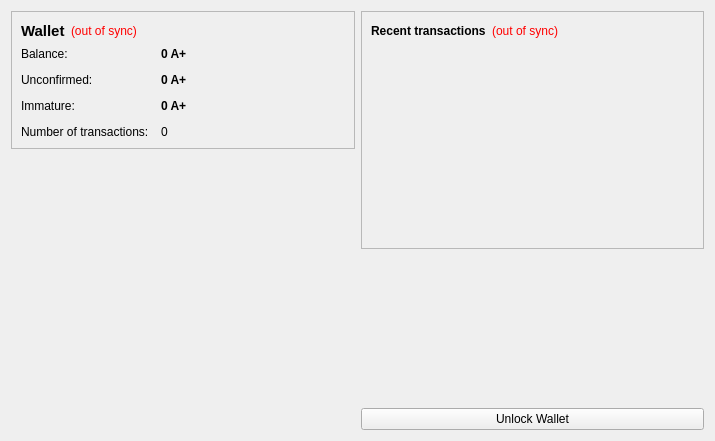
<?xml version="1.0" encoding="UTF-8"?>
<ui version="4.0">
 <class>OverviewPage</class>
 <widget class="QWidget" name="OverviewPage">
  <property name="geometry">
   <rect>
    <x>0</x>
    <y>0</y>
    <width>715</width>
    <height>441</height>
   </rect>
  </property>
  <property name="windowTitle">
   <string>Form</string>
  </property>
  <layout class="QHBoxLayout" name="horizontalLayout" stretch="1,1">
   <item>
    <layout class="QVBoxLayout" name="verticalLayout_2">
     <item>
      <widget class="QFrame" name="frame">
       <property name="frameShape">
        <enum>QFrame::StyledPanel</enum>
       </property>
       <property name="frameShadow">
        <enum>QFrame::Raised</enum>
       </property>
       <layout class="QVBoxLayout" name="verticalLayout_4">
        <item>
         <layout class="QHBoxLayout" name="horizontalLayout_4">
          <item>
           <widget class="QLabel" name="label_5">
            <property name="font">
             <font>
              <pointsize>11</pointsize>
              <weight>75</weight>
              <bold>true</bold>
             </font>
            </property>
            <property name="text">
             <string>Wallet</string>
            </property>
           </widget>
          </item>
          <item>
           <widget class="QLabel" name="labelWalletStatus">
            <property name="toolTip">
             <string>The displayed information may be out of date. Your wallet automatically synchronizes with the AGOLD network after a connection is established, but this process has not completed yet.</string>
            </property>
            <property name="styleSheet">
             <string notr="true">QLabel { color: red; }</string>
            </property>
            <property name="text">
             <string notr="true">(out of sync)</string>
            </property>
            <property name="alignment">
             <set>Qt::AlignLeading|Qt::AlignLeft|Qt::AlignVCenter</set>
            </property>
           </widget>
          </item>
          <item>
           <spacer name="horizontalSpacer_2">
            <property name="orientation">
             <enum>Qt::Horizontal</enum>
            </property>
            <property name="sizeHint" stdset="0">
             <size>
              <width>40</width>
              <height>20</height>
             </size>
            </property>
           </spacer>
          </item>
         </layout>
        </item>
        <item>
         <layout class="QFormLayout" name="formLayout_2">
          <property name="fieldGrowthPolicy">
           <enum>QFormLayout::AllNonFixedFieldsGrow</enum>
          </property>
          <property name="horizontalSpacing">
           <number>12</number>
          </property>
          <property name="verticalSpacing">
           <number>12</number>
          </property>
          <item row="0" column="0">
           <widget class="QLabel" name="label">
            <property name="text">
             <string>Balance:</string>
            </property>
           </widget>
          </item>
          <item row="0" column="1">
           <widget class="QLabel" name="labelBalance">
            <property name="font">
             <font>
              <weight>75</weight>
              <bold>true</bold>
             </font>
            </property>
            <property name="cursor">
             <cursorShape>IBeamCursor</cursorShape>
            </property>
            <property name="toolTip">
             <string>Your current balance</string>
            </property>
            <property name="text">
             <string notr="true">0 A+</string>
            </property>
            <property name="textInteractionFlags">
             <set>Qt::LinksAccessibleByMouse|Qt::TextSelectableByKeyboard|Qt::TextSelectableByMouse</set>
            </property>
           </widget>
          </item>
        
         
          <item row="2" column="0">
           <widget class="QLabel" name="label_3">
            <property name="text">
             <string>Unconfirmed:</string>
            </property>
           </widget>
          </item>
          <item row="2" column="1">
           <widget class="QLabel" name="labelUnconfirmed">
            <property name="font">
             <font>
              <weight>75</weight>
              <bold>true</bold>
             </font>
            </property>
            <property name="cursor">
             <cursorShape>IBeamCursor</cursorShape>
            </property>
            <property name="toolTip">
             <string>Total of transactions that have yet to be confirmed, and do not yet count toward the current balance</string>
            </property>
            <property name="text">
             <string notr="true">0 A+</string>
            </property>
            <property name="textInteractionFlags">
             <set>Qt::LinksAccessibleByMouse|Qt::TextSelectableByKeyboard|Qt::TextSelectableByMouse</set>
            </property>
           </widget>
          </item>
          <item row="3" column="0">
           <widget class="QLabel" name="labelImmatureText">
            <property name="text">
             <string>Immature:</string>
            </property>
           </widget>
          </item>
          <item row="3" column="1">
           <widget class="QLabel" name="labelImmature">
            <property name="font">
             <font>
              <weight>75</weight>
              <bold>true</bold>
             </font>
            </property>
            <property name="toolTip">
             <string>Mined balance that has not yet matured</string>
            </property>
            <property name="text">
             <string notr="true">0 A+</string>
            </property>
            <property name="textInteractionFlags">
             <set>Qt::LinksAccessibleByMouse|Qt::TextSelectableByKeyboard|Qt::TextSelectableByMouse</set>
            </property>
           </widget>
          </item>
          <item row="4" column="0">
           <widget class="QLabel" name="label_2">
            <property name="text">
             <string>Number of transactions:</string>
            </property>
           </widget>
          </item>
          <item row="4" column="1">
           <widget class="QLabel" name="labelNumTransactions">
            <property name="toolTip">
             <string>Total number of transactions in wallet</string>
            </property>
            <property name="text">
             <string notr="true">0</string>
            </property>
           </widget>
          </item>
         </layout>
        </item>
       </layout>
      </widget>
     </item>
     <item>
      <spacer name="verticalSpacer">
       <property name="orientation">
        <enum>Qt::Vertical</enum>
       </property>
       <property name="sizeHint" stdset="0">
        <size>
         <width>20</width>
         <height>40</height>
        </size>
       </property>
      </spacer>
     </item>
	 <item>
      <widget class="QLabel" name="label_6">
       <property name="text">
        <string/>
       </property>
       <property name="pixmap">
        <pixmap resource="../nbnintegral.qrc">:/images/backg</pixmap>
       </property>
       <property name="scaledContents">
        <bool>false</bool>
       </property>
       <property name="alignment">
        <set>Qt::AlignCenter</set>
       </property>
       <property name="margin">
        <number>-2</number>
       </property>
      </widget>
     </item>
    </layout>
   </item>
   <item>
    <layout class="QVBoxLayout" name="verticalLayout_3">
     <item>
      <widget class="QFrame" name="frame_2">
       <property name="frameShape">
        <enum>QFrame::StyledPanel</enum>
       </property>
       <property name="frameShadow">
        <enum>QFrame::Raised</enum>
       </property>
       <layout class="QVBoxLayout" name="verticalLayout">
        <item>
         <layout class="QHBoxLayout" name="horizontalLayout_2">
          <item>
           <widget class="QLabel" name="label_4">
            <property name="text">
             <string>&lt;b&gt;Recent transactions&lt;/b&gt;</string>
            </property>
           </widget>
          </item>
          <item>
           <widget class="QLabel" name="labelTransactionsStatus">
            <property name="toolTip">
             <string>The displayed information may be out of date. Your wallet automatically synchronizes with the AGOLD network after a connection is established, but this process has not completed yet.</string>
            </property>
            <property name="styleSheet">
             <string notr="true">QLabel { color: red; }</string>
            </property>
            <property name="text">
             <string notr="true">(out of sync)</string>
            </property>
            <property name="alignment">
             <set>Qt::AlignRight|Qt::AlignTrailing|Qt::AlignVCenter</set>
            </property>
           </widget>
          </item>
          <item>
           <spacer name="horizontalSpacer">
            <property name="orientation">
             <enum>Qt::Horizontal</enum>
            </property>
            <property name="sizeHint" stdset="0">
             <size>
              <width>40</width>
              <height>20</height>
             </size>
            </property>
           </spacer>
          </item>
         </layout>
        </item>
        <item>
         <widget class="QListView" name="listTransactions">
          <property name="styleSheet">
           <string notr="true">QListView { background: transparent; }</string>
          </property>
          <property name="frameShape">
           <enum>QFrame::NoFrame</enum>
          </property>
          <property name="verticalScrollBarPolicy">
           <enum>Qt::ScrollBarAlwaysOff</enum>
          </property>
          <property name="horizontalScrollBarPolicy">
           <enum>Qt::ScrollBarAlwaysOff</enum>
          </property>
          <property name="selectionMode">
           <enum>QAbstractItemView::NoSelection</enum>
          </property>
         </widget>
        </item>
       </layout>
      </widget>
     </item>
     <item>
      <spacer name="verticalSpacer_2">
       <property name="orientation">
        <enum>Qt::Vertical</enum>
       </property>
       <property name="sizeHint" stdset="0">
        <size>
         <width>20</width>
         <height>40</height>
        </size>
       </property>
      </spacer>
     </item>
     <item>
      <widget class="QPushButton" name="unlockWalletButton">
       <property name="text">
        <string>Unlock Wallet</string>
       </property>
      </widget>
     </item>
    </layout>
   </item>
  </layout>
 </widget>
 <resources>
  <include location="../nbnintegral.qrc"/>
 </resources>
 <connections/>
</ui>
